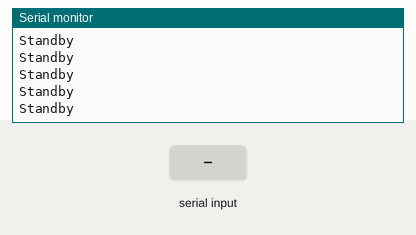
This sketch was run on a simulated ESP32. Parts: the last lines printed to the serial monitor. The inputs (shaded band) are chosen by the test bench.

Above: at 1.2 s.
1.3 s: byte 30 received over Serial
At 1.32 s:
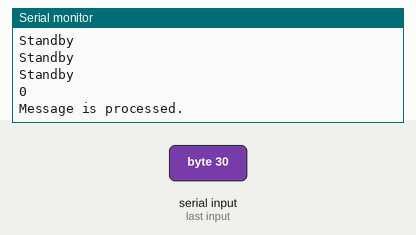
2.8 s: byte 90 received over Serial
At 3.6 s:
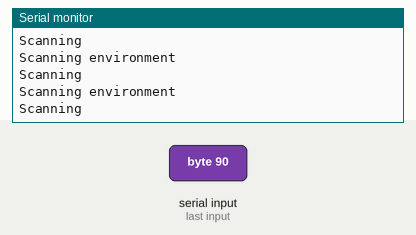
4.3 s: byte 120 received over Serial
At 5.4 s:
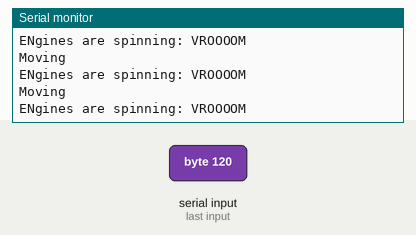

Measured:
- after the input at 1.3 s, the serial monitor: prints a new line at once (image 1)
- after the input at 2.8 s, the serial monitor: prints a new line at once (image 2)
- after the input at 4.3 s, the serial monitor: prints a new line at once (image 3)

The sketch:

mainloop-test.ino
```cpp
/// @file mainloop-test.ino
/// @brief Contains the skeleton for main loop of the rover.

//#include <esp_now.h>
//#include <WiFi.h>

// Tutorials
// 0. https://www.freertos.org/message_passing_performance
// 1. https://freertos.org/Documentation/02-Kernel/04-API-references/06-Queues/00-QueueManagement
// 2. https://freertos.org/Documentation/02-Kernel/02-Kernel-features/02-Queues-mutexes-and-semaphores/01-Queues
// 3. https://freertos.org/Documentation/02-Kernel/04-API-references/06-Queues/00-QueueManagement

// 4. https://docs.espressif.com/projects/esp-idf/en/stable/esp32/api-reference/network/esp_now.html

// TO DO:
// 0. Copy the rest of the setup code from the receiver code from github
// 1. Test it on live esp-s
//    Adjust the code
// 2. Read about interrupts
// 3. Read about queus and parallel access to things
// 4. Process the data received from controller

// N. After testing lidar class incorporate it
// N + 1. After testing doometry class, incorporate it

// Interrupts driven operations:
// - Data receiving
// - Encoders -> odometry
// - ?

// ^ Data accessed by the interrupt operations need to be protected from races

#define DEBUG_RECEIVE_MSG ///< When message is received via ESP NOW it is logged through UART. COmment this out to disable

/// @brief Defines possible states of operation for the rover
typedef enum ManagerState{
  STANDBY = 0,  ///< Rover is not performing any actions that could break communication
  MOVING = 1,   ///< Rover is changing position using engines.
  SCANNING = 2, ///< Rover is gathering environmental data, can't move now.
  UPLOADING = 3 ///< Rover is uploading data to PC.
  // Another state for uploading to controller
} op_mode;

/// @brief Message struct is used to exchange data between rover and controller.
typedef struct struct_message {
  int x, y; ///< Analog values of joystick potentiometers in range (0, 1023).
  bool start, select, x_button, y_button, b_button, a_button; ///< Status of controllers buttons.
  op_mode state; ///< Some esp32 specific thingie?
} struct_message;

class Manager{
private:
  // Odometry class
  // Lidar class
  // Obstacle detection class (HCSR)
  // Engines Controller class

  struct_message controllerMessage; ///< Stores message received from the Controller.
  bool messageReceived = false; ///< Specifies if any message has been received.

  ManagerState state = ManagerState::STANDBY; ///< Current state of the rover.
  bool stateChanged = false; ///< Set when data is received from the controller

public:

  // -------------- Constructors & Destructors -------------- //

  Manager() {}
  ~Manager() {}

  // -------------- Public Methods -------------- //

  /// @brief Main operation loop.
  void mainLoop(){
    listenToMessage(); // Check if any message has been received
    //updateState();     // ?
    performAction();
  }

  /// @brief Performs action based on the current state.
  void performAction(){
    switch(state){
      case ManagerState::STANDBY:
        // Do nothing
        delay(50);
        Serial.println("Standby");

      break;
      case ManagerState::MOVING:

        moveRover();
        Serial.println("Moving");
      break;
      case ManagerState::SCANNING:

        lidarScan();
        Serial.println("Scanning");
      break;
      case ManagerState::UPLOADING:

        transmitData();
        Serial.println("Uploading");
      break;
      default:

        Serial.println("Unknown state");
      break;
    }
  }

  /// @brief If the message flag is set, processes the message and sets appropriate state (and the state change flag)
  void listenToMessage(){
    if(messageReceived == true){
      // Process the message

      // Set the state based on message data (buttons status, joystick status, etc)
      // Mutex
      //state = (ManagerState)(controllerMessage.newState);
      //state = ManagerState::STANDBY;
      Serial.println("Message is processed.");

      // Set the flag status = false, as message is already processed.
      messageReceived = false;
    }
  }

/*
  /// @brief ?
  void updateState(){
    if(stateChanged == true){
      stateChanged = false; // Reset the flag

      // Process the received struct
      // e.g.
      // To move we need:
      //  - Each motor speed,
      // To scan we need:
      //  - Number of scans to make

      // Set the state
      // Semaphor
    }
  }
*/

  // -------------- Rover Operations -------------- //

  void moveRover(){

    Serial.println("ENgines are spinning: VROOOOM");
    // Call to the engines controller class
  }

  void lidarScan(){

    Serial.println("Scanning environment");
    // Call to the lidar Controller
  }

  // -------------- Communication -------------- //

  void transmitData(){

    Serial.println("Transmitting gathered data");
    // Call to ESP NOW interface or whatever that is to transmit some data
  }

  // -------------- Getters & Setters -------------- //

  /// @brief Copies the controller message to field @controllerMessage.
  void setControllerMessage(struct_message message){
    // Joystick potentiometers analog values
    controllerMessage.x = message.x;
    controllerMessage.y = message.y;

    // State of controller buttons
    controllerMessage.start = message.start;
    controllerMessage.select = message.select;
    controllerMessage.x_button = message.x_button;
    controllerMessage.y_button = message.y_button;
    controllerMessage.b_button = message.b_button;
    controllerMessage.a_button = message.a_button;

    // Some state thingie
    controllerMessage.state = message.state;
  }

  /// @brief Returns a copy of the last received message.
  struct_message getControllerLastMessage(){
    return controllerMessage;
  }

  /// @brief Returns the address of the @controllerMessage field which stores the message issued by the controller.
  /// @return Address of #controllerMessage.
  struct_message* getControllerMessageLocation(){
    return &this->controllerMessage;
  }

  /// @brief Sets the status of @messageReceived flag.
  void setMessageReceived(bool status){
    messageReceived = status;
  }

  void setState(op_mode newState){
    state = newState;
  }

  ManagerState getState(){
    return state;
  }
};

// Create the manager class with main loop.
Manager manager;

/// @brief Callback used when esp receives message via ESP NOW protocol.
///        Copies received message into the manager.
///        In debug mode prints the message via UART.
/// @param mac Mac address of the receiver device.
/// @param incomingData Incoming data bytes.
/// @param len Number of bytes to read.
/*
void OnDataRecv(const uint8_t * mac, const uint8_t *incomingData, int len) {
  // Copy the received bytes into the appropriate field of the manager
  memcpy (manager.getControllerMessageLocation(), incomingData, len);
  manager.setMessageReceived(true);

  // In debug mode, print all stuff into the console
  #ifdef DEBUG_RECEIVE_MSG
    struct_message rx_message = manager.getControllerLastMessage();

    Serial.print("X: ");
    Serial.println(rx_message.x);
    Serial.print("Y: ");
    Serial.println(rx_message.y);
    Serial.print("Start: ");
    Serial.println(rx_message.start);
    Serial.print("Select: ");
    Serial.println(rx_message.select);
    Serial.print("X button: ");
    Serial.println(rx_message.x_button);
    Serial.print("Y button: ");
    Serial.println(rx_message.y_button);
    Serial.print("A button: ");
    Serial.println(rx_message.a_button);
    Serial.print("B button: ");
    Serial.println(rx_message.b_button);
    Serial.print("State: ");
    Serial.println(rx_message.state);
  #endif
}
*/

void emptySerialBuffer(){
  while(Serial.available()){
    char c = Serial.read();
  }
}

// -------------- Rover Operations -------------- //

void setup() {
  // put your setup code here, to run once:

  // Setup serial communication
  Serial.begin(115200);
  while(!Serial){
    delay(10);
  }
  Serial.println("Working");

/*
  // Setup device as wifi station
  WiFi.mode(WIFI_STA);

  // Init esp-now
  if (esp_now_init != ESP_OK){
    Serial.println("Error initializing ESP-NOW");
    return;
  }

  // Register callback that will be called when receiver receives a message
  esp_now_register_recv_cb(esp_now_recv_cb_t(OnDataRecv));
  */

  // Setup went well message
  Serial.println("All went good");
}

ManagerState seqStates[5] = {ManagerState::STANDBY, ManagerState::SCANNING, ManagerState::MOVING, ManagerState::SCANNING, ManagerState::UPLOADING};
uint8_t counter = 0;

void loop() {
  // put your main code here, to run repeatedly:

  if(Serial.available()){
    char c = Serial.read();
    emptySerialBuffer();

    manager.setMessageReceived(true);
    manager.setState(seqStates[counter]);
    counter = (counter + 1) % 5;
    Serial.println((int)manager.getState());
  }

  //delay(500);
  manager.mainLoop();

}
```
